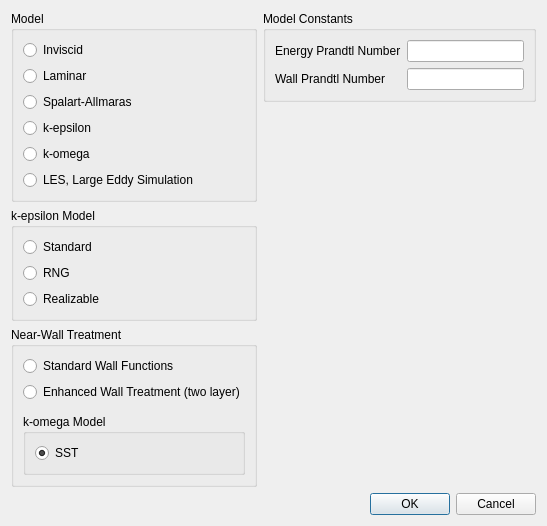
<?xml version="1.0" encoding="UTF-8"?>
<ui version="4.0">
 <class>TurbulenceDialog</class>
 <widget class="QDialog" name="TurbulenceDialog">
  <property name="geometry">
   <rect>
    <x>0</x>
    <y>0</y>
    <width>547</width>
    <height>512</height>
   </rect>
  </property>
  <property name="minimumSize">
   <size>
    <width>265</width>
    <height>0</height>
   </size>
  </property>
  <property name="windowTitle">
   <string>Turbulence Model</string>
  </property>
  <layout class="QVBoxLayout" name="verticalLayout_7">
   <item>
    <widget class="QWidget" name="widget_2" native="true">
     <layout class="QHBoxLayout" name="horizontalLayout">
      <property name="leftMargin">
       <number>0</number>
      </property>
      <property name="topMargin">
       <number>0</number>
      </property>
      <property name="rightMargin">
       <number>0</number>
      </property>
      <property name="bottomMargin">
       <number>0</number>
      </property>
      <item>
       <widget class="QWidget" name="widget" native="true">
        <property name="minimumSize">
         <size>
          <width>240</width>
          <height>0</height>
         </size>
        </property>
        <layout class="QVBoxLayout" name="verticalLayout_8">
         <property name="leftMargin">
          <number>0</number>
         </property>
         <property name="topMargin">
          <number>0</number>
         </property>
         <property name="rightMargin">
          <number>0</number>
         </property>
         <property name="bottomMargin">
          <number>0</number>
         </property>
         <item>
          <widget class="QGroupBox" name="groupBox">
           <property name="title">
            <string>Model</string>
           </property>
           <layout class="QVBoxLayout" name="verticalLayout">
            <item>
             <widget class="QRadioButton" name="inviscid">
              <property name="text">
               <string>Inviscid</string>
              </property>
              <attribute name="buttonGroup">
               <string notr="true">modelRadioGroup</string>
              </attribute>
             </widget>
            </item>
            <item>
             <widget class="QRadioButton" name="laminar">
              <property name="text">
               <string>Laminar</string>
              </property>
              <attribute name="buttonGroup">
               <string notr="true">modelRadioGroup</string>
              </attribute>
             </widget>
            </item>
            <item>
             <widget class="QRadioButton" name="spalartAllmaras">
              <property name="text">
               <string>Spalart-Allmaras</string>
              </property>
              <attribute name="buttonGroup">
               <string notr="true">modelRadioGroup</string>
              </attribute>
             </widget>
            </item>
            <item>
             <widget class="QRadioButton" name="kEpsilon">
              <property name="text">
               <string>k-epsilon</string>
              </property>
              <attribute name="buttonGroup">
               <string notr="true">modelRadioGroup</string>
              </attribute>
             </widget>
            </item>
            <item>
             <widget class="QRadioButton" name="kOmega">
              <property name="text">
               <string>k-omega</string>
              </property>
              <attribute name="buttonGroup">
               <string notr="true">modelRadioGroup</string>
              </attribute>
             </widget>
            </item>
            <item>
             <widget class="QRadioButton" name="LES">
              <property name="text">
               <string>LES, Large Eddy Simulation</string>
              </property>
              <attribute name="buttonGroup">
               <string notr="true">modelRadioGroup</string>
              </attribute>
             </widget>
            </item>
           </layout>
          </widget>
         </item>
         <item>
          <widget class="QGroupBox" name="groupBox_2">
           <property name="title">
            <string>k-epsilon Model</string>
           </property>
           <layout class="QVBoxLayout" name="verticalLayout_2">
            <item>
             <widget class="QRadioButton" name="standard">
              <property name="text">
               <string>Standard</string>
              </property>
              <attribute name="buttonGroup">
               <string notr="true">kEpsilonRadioGroup</string>
              </attribute>
             </widget>
            </item>
            <item>
             <widget class="QRadioButton" name="RNG">
              <property name="text">
               <string>RNG</string>
              </property>
              <attribute name="buttonGroup">
               <string notr="true">kEpsilonRadioGroup</string>
              </attribute>
             </widget>
            </item>
            <item>
             <widget class="QRadioButton" name="realizable">
              <property name="text">
               <string>Realizable</string>
              </property>
              <attribute name="buttonGroup">
               <string notr="true">kEpsilonRadioGroup</string>
              </attribute>
             </widget>
            </item>
           </layout>
          </widget>
         </item>
         <item>
          <widget class="QGroupBox" name="nearWallTreatment">
           <property name="title">
            <string>Near-Wall Treatment</string>
           </property>
           <layout class="QVBoxLayout" name="verticalLayout_3">
            <item>
             <widget class="QRadioButton" name="standardWallFunction">
              <property name="text">
               <string>Standard Wall Functions</string>
              </property>
              <attribute name="buttonGroup">
               <string notr="true">nearWallTreatmentRadioGroup</string>
              </attribute>
             </widget>
            </item>
            <item>
             <widget class="QRadioButton" name="enhancedWallTreatment">
              <property name="text">
               <string>Enhanced Wall Treatment (two layer)</string>
              </property>
              <attribute name="buttonGroup">
               <string notr="true">nearWallTreatmentRadioGroup</string>
              </attribute>
             </widget>
            </item>
            <item>
             <widget class="QWidget" name="modelWidget" native="true">
              <property name="minimumSize">
               <size>
                <width>0</width>
                <height>0</height>
               </size>
              </property>
              <layout class="QVBoxLayout" name="verticalLayout_6">
               <property name="leftMargin">
                <number>0</number>
               </property>
               <property name="topMargin">
                <number>0</number>
               </property>
               <property name="rightMargin">
                <number>0</number>
               </property>
               <property name="bottomMargin">
                <number>0</number>
               </property>
               <item>
                <widget class="QWidget" name="kEpsilonModel" native="true">
                 <layout class="QVBoxLayout" name="verticalLayout_5">
                  <property name="spacing">
                   <number>0</number>
                  </property>
                  <property name="leftMargin">
                   <number>0</number>
                  </property>
                  <property name="topMargin">
                   <number>0</number>
                  </property>
                  <property name="rightMargin">
                   <number>0</number>
                  </property>
                  <property name="bottomMargin">
                   <number>0</number>
                  </property>
                 </layout>
                </widget>
               </item>
               <item>
                <widget class="QGroupBox" name="kOmegaModel">
                 <property name="title">
                  <string>k-omega Model</string>
                 </property>
                 <layout class="QVBoxLayout" name="verticalLayout_4">
                  <item>
                   <widget class="QRadioButton" name="SST">
                    <property name="text">
                     <string>SST</string>
                    </property>
                    <property name="checked">
                     <bool>true</bool>
                    </property>
                   </widget>
                  </item>
                 </layout>
                </widget>
               </item>
              </layout>
             </widget>
            </item>
           </layout>
          </widget>
         </item>
        </layout>
       </widget>
      </item>
      <item>
       <widget class="QWidget" name="constantsWidget" native="true">
        <layout class="QVBoxLayout" name="verticalLayout_9">
         <property name="leftMargin">
          <number>0</number>
         </property>
         <property name="topMargin">
          <number>0</number>
         </property>
         <property name="rightMargin">
          <number>0</number>
         </property>
         <property name="bottomMargin">
          <number>0</number>
         </property>
         <item>
          <widget class="QGroupBox" name="groupBox_3">
           <property name="title">
            <string>Model Constants</string>
           </property>
           <layout class="QFormLayout" name="formLayout">
            <item row="0" column="0">
             <widget class="QLabel" name="label">
              <property name="text">
               <string>Energy Prandtl Number</string>
              </property>
             </widget>
            </item>
            <item row="0" column="1">
             <widget class="QLineEdit" name="energyPrandtlNumber"/>
            </item>
            <item row="1" column="0">
             <widget class="QLabel" name="label_2">
              <property name="text">
               <string>Wall Prandtl Number</string>
              </property>
             </widget>
            </item>
            <item row="1" column="1">
             <widget class="QLineEdit" name="wallPrandtlNumber"/>
            </item>
           </layout>
          </widget>
         </item>
         <item>
          <spacer name="verticalSpacer_2">
           <property name="orientation">
            <enum>Qt::Vertical</enum>
           </property>
           <property name="sizeHint" stdset="0">
            <size>
             <width>20</width>
             <height>40</height>
            </size>
           </property>
          </spacer>
         </item>
        </layout>
       </widget>
      </item>
     </layout>
    </widget>
   </item>
   <item>
    <spacer name="verticalSpacer">
     <property name="orientation">
      <enum>Qt::Vertical</enum>
     </property>
     <property name="sizeHint" stdset="0">
      <size>
       <width>20</width>
       <height>2</height>
      </size>
     </property>
    </spacer>
   </item>
   <item>
    <widget class="QDialogButtonBox" name="buttonBox">
     <property name="sizePolicy">
      <sizepolicy hsizetype="Preferred" vsizetype="Fixed">
       <horstretch>0</horstretch>
       <verstretch>0</verstretch>
      </sizepolicy>
     </property>
     <property name="orientation">
      <enum>Qt::Horizontal</enum>
     </property>
     <property name="standardButtons">
      <set>QDialogButtonBox::Cancel|QDialogButtonBox::Ok</set>
     </property>
    </widget>
   </item>
  </layout>
 </widget>
 <resources/>
 <connections>
  <connection>
   <sender>buttonBox</sender>
   <signal>accepted()</signal>
   <receiver>TurbulenceDialog</receiver>
   <slot>accept()</slot>
   <hints>
    <hint type="sourcelabel">
     <x>248</x>
     <y>254</y>
    </hint>
    <hint type="destinationlabel">
     <x>157</x>
     <y>274</y>
    </hint>
   </hints>
  </connection>
  <connection>
   <sender>buttonBox</sender>
   <signal>rejected()</signal>
   <receiver>TurbulenceDialog</receiver>
   <slot>reject()</slot>
   <hints>
    <hint type="sourcelabel">
     <x>316</x>
     <y>260</y>
    </hint>
    <hint type="destinationlabel">
     <x>286</x>
     <y>274</y>
    </hint>
   </hints>
  </connection>
 </connections>
 <buttongroups>
  <buttongroup name="nearWallTreatmentRadioGroup"/>
  <buttongroup name="kEpsilonRadioGroup"/>
  <buttongroup name="modelRadioGroup"/>
 </buttongroups>
</ui>
